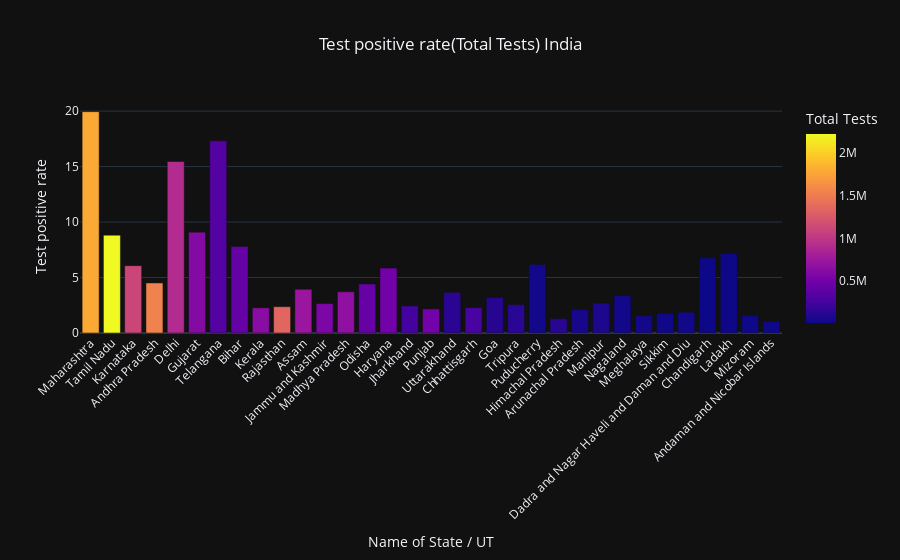

The cell this chart's notebook holds for it:
### Markdown cell above
The above code displays the following graph which currently isnt helpful as it uses trendline='lowess' #can replace 'lowess' with 'ols'<br>LOWESS = (locally weighted scatterplot smoothing) <a> href="https://en.wikipedia.org/wiki/Local_regression" > Link for better understanding</a><br>OLS = (Ordinary Least Squared)<br>![fig1.png](attachment:fig1.png)<br>As we can see LOWESS needs larger amount of data for a better model<br>Also I need help with making this graph better since I'm restricted for using
<ol>
<li><code>x=range(len(confirmed_df))</code>in <code>px.scatter</code> since it wont otherwise give the trendline and </li>
<li><code>ticktext=confirmed_df[confirmed_df.columns[2]].values.astype(str)</code>in <code>fig.update_xaxes</code> for actually displaying dates on x axis and converted to string because otherwise a huge int/float is displayed on the x axis</li>
</ol>

### Code cell
bar_chart(temp_df, positive_rate_india, total_tests_india, 'India')

### Figure 1 — Plotly figure (JSON) as saved in the notebook; plotly's stock layout.template omitted (floating-point values rounded to 4 significant figures)
{"data": [{"alignmentgroup": "True", "hovertemplate": "Name of State / UT=%{x}<br>Test positive rate=%{y}<br>Total Tests=%{marker.color}<extra></extra>", "legendgroup": "", "marker": {"color": [1790610, 2223019, 1109568, 1541993, 908735, 606136, 337771, 429664, 635272, 1349544, 739465, 559399, 670155, 433578, 505220, 248928, 509267, 135447, 274660, 119455, 131485, 34305, 127555, 53335, 75932, 32909, 32401, 20785, 39199, 12030, 17395, 19238, 21310], "coloraxis": "coloraxis"}, "name": "", "offsetgroup": "", "orientation": "v", "showlegend": false, "textposition": "auto", "type": "bar", "x": ["Maharashtra", "Tamil Nadu", "Karnataka", "Andhra Pradesh", "Delhi", "Gujarat", "Telangana", "Bihar", "Kerala", "Rajasthan", "Assam", "Jammu and Kashmir", "Madhya Pradesh", "Odisha", "Haryana", "Jharkhand", "Punjab", "Uttarakhand", "Chhattisgarh", "Goa", "Tripura", "Puducherry", "Himachal Pradesh", "Arunachal Pradesh", "Manipur", "Nagaland", "Meghalaya", "Sikkim", "Dadra and Nagar Haveli and Daman and Diu", "Chandigarh", "Ladakh", "Mizoram", "Andaman and Nicobar Islands"], "xaxis": "x", "y": [19.95, 8.82, 6.07, 4.51, 15.46, 9.09, 17.32, 7.8, 2.27, 2.37, 3.94, 2.65, 3.72, 4.42, 5.85, 2.44, 2.17, 3.66, 2.29, 3.19, 2.56, 6.18, 1.29, 2.11, 2.69, 3.36, 1.55, 1.77, 1.87, 6.76, 7.16, 1.57, 1.05], "yaxis": "y"}], "layout": {"barmode": "relative", "coloraxis": {"colorbar": {"title": {"text": "Total Tests"}}, "colorscale": [[0, "#0d0887"], [0.1111, "#46039f"], [0.2222, "#7201a8"], [0.3333, "#9c179e"], [0.4444, "#bd3786"], [0.5556, "#d8576b"], [0.6667, "#ed7953"], [0.7778, "#fb9f3a"], [0.8889, "#fdca26"], [1, "#f0f921"]]}, "hovermode": "x", "legend": {"tracegroupgap": 0}, "title": {"text": "Test positive rate(Total Tests) India", "x": 0.5, "xanchor": "center"}, "xaxis": {"anchor": "y", "domain": [0, 1], "tickangle": -45, "title": {"text": "Name of State / UT"}}, "yaxis": {"anchor": "x", "domain": [0, 1], "title": {"text": "Test positive rate"}}}}
